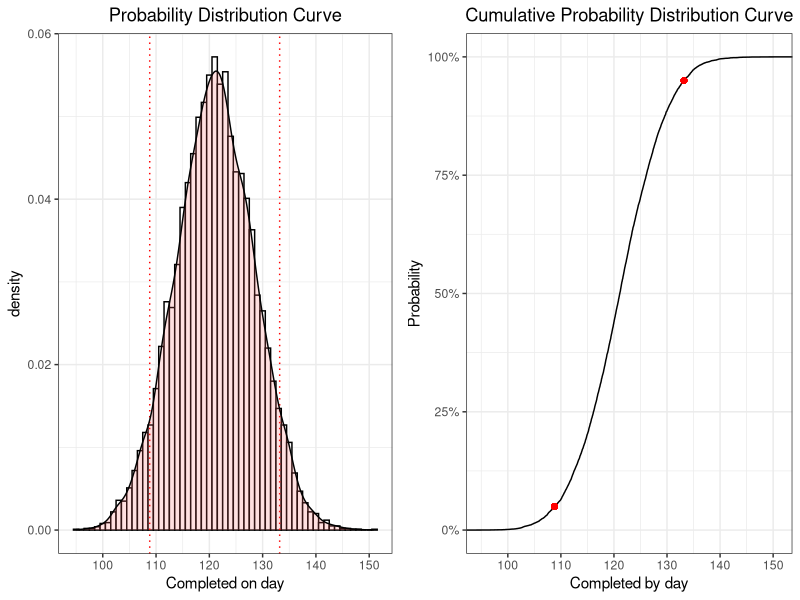
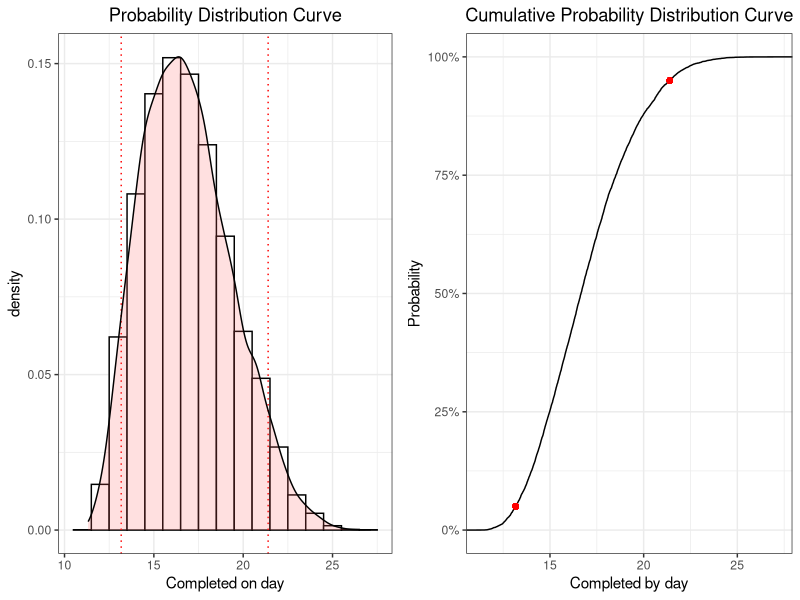
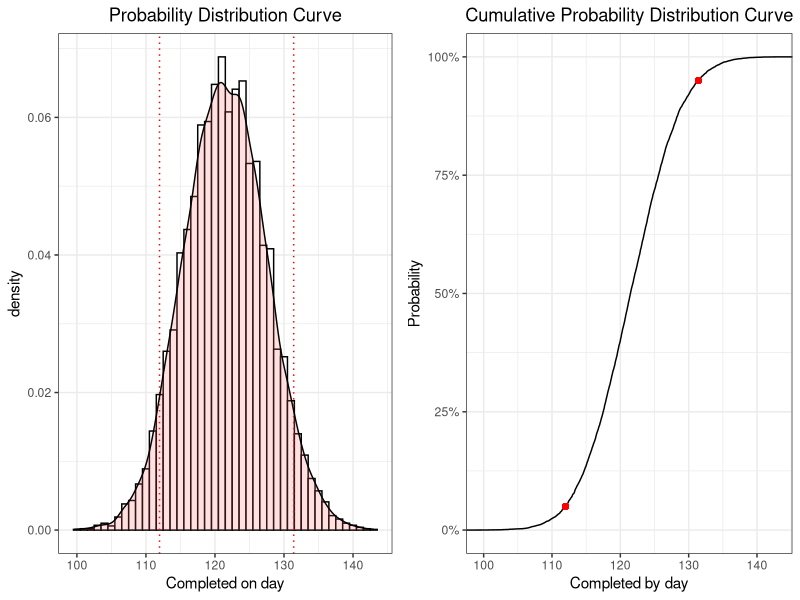
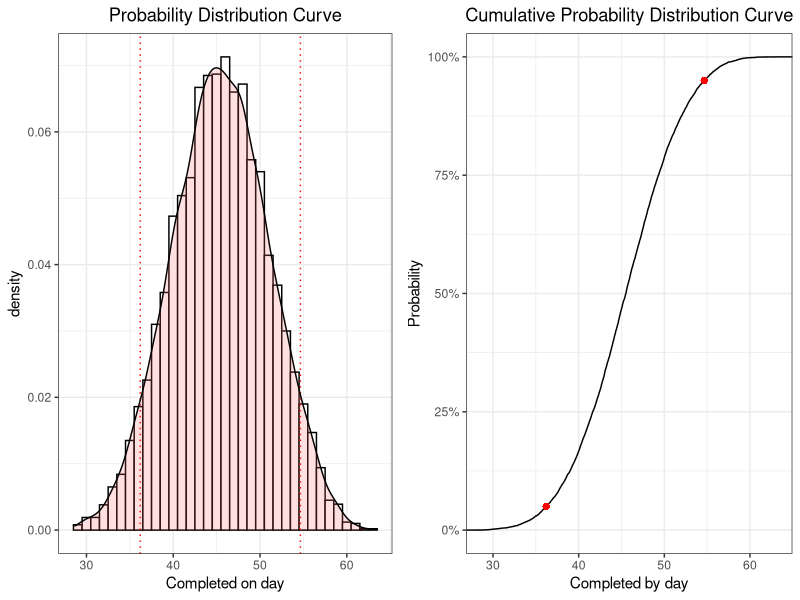
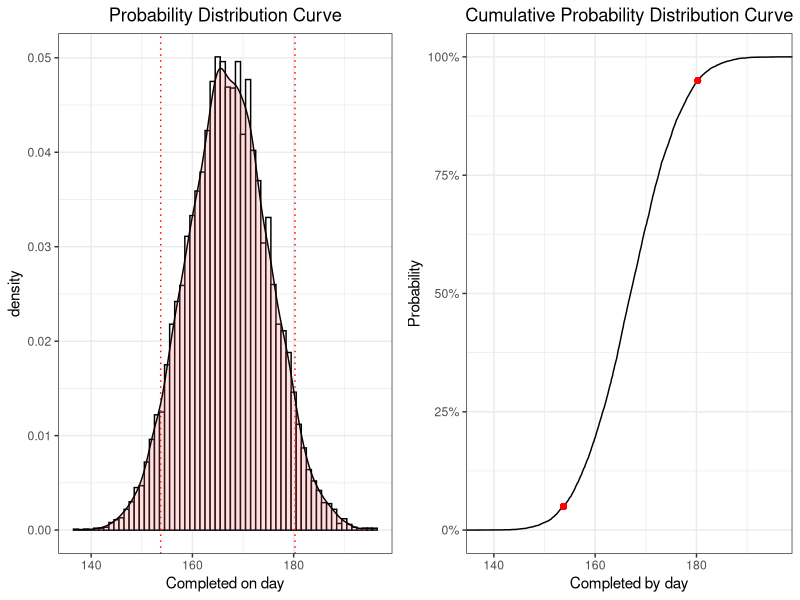

Generate these figures, in order, with R:
## ---- chunk 1
knitr::opts_chunk$set(echo = TRUE)
library(tidyverse)
library(ggplot2)
library(gridExtra)

theme_set(theme_bw())
theme_update( plot.title = element_text(hjust=0.5)
            , plot.subtitle = element_text(hjust=0.5)
            )

estimates <- read_csv('data/estimates_task_estimates.csv')
salaries <- read_csv('data/estimates_salaries.csv')

# PERT estimator courtesy of https://www.riskamp.com/beta-pert
pert_dist_estimator <- function( n, x.min, x.max, x.mode, lambda = 4 ){

    if( x.min > x.max || x.mode > x.max || x.mode < x.min ) stop( "invalid parameters" );

    x.range <- x.max - x.min;
    if( x.range == 0 ) return( rep( x.min, n ));

    mu <- ( x.min + x.max + lambda * x.mode ) / ( lambda + 2 );

    # special case if mu == mode
    if( mu == x.mode ){
        v <- ( lambda / 2 ) + 1
    }
    else {
        v <- (( mu - x.min ) * ( 2 * x.mode - x.min - x.max )) /
            (( x.mode - mu ) * ( x.max - x.min ));
    }

    w <- ( v * ( x.max - mu )) / ( mu - x.min );
    return ( rbeta( n, v, w ) * x.range + x.min );
}
## ---- chunk 2
n <- 10000
set.seed(42)
data_engineer_estimates <- estimates %>% filter(Implementor == 'Data Engineer/Data Scientist' & Type != 'Documentation')
full_stack_estimates <- estimates %>% filter(Implementor == 'Full Stack developer' & Type != 'Documentation')

data_engineer_documentation_estimates <- estimates %>% filter(Implementor == 'Data Engineer/Data Scientist' & Type == 'Documentation')
full_stack_documentation_estimates <- estimates %>% filter(Implementor == 'Full Stack developer' & Type == 'Documentation')

monte_carlo_model <- function(data_df){
  simulation_results_df <- as.data.frame(matrix(nrow=n,ncol=nrow(data_df)))
  
  for(i in 1:nrow(data_df)){
    results = pert_dist_estimator(n, data_df$Minimum[i], data_df$Maximum[i], data_df$MostLikely[i])
    simulation_results_df[,i] <- results
  }
  
  return(simulation_results_df)
}

data_engineer_simulations <- monte_carlo_model(data_engineer_estimates)
full_stack_simulations <- monte_carlo_model(full_stack_estimates)
data_engineer_documentation_simulations <- monte_carlo_model(data_engineer_documentation_estimates)
full_stack_documentation_simulations <- monte_carlo_model(full_stack_documentation_estimates)

sim_sum <- function(data_df){
  result <- rep(0, nrow(data_df))
  for(i in 1:ncol(data_df)){
    result = result + data_df[,i]
  }
  return(result)
}

data_engineer_total_dev_time <- data.frame(time = sim_sum(data_engineer_simulations))
data_engineer_total_doc_time <- data.frame(time = sim_sum(data_engineer_documentation_simulations))
full_stack_total_dev_time <- data.frame(time = sim_sum(full_stack_simulations))
full_stack_total_doc_time <- data.frame(time = sim_sum(full_stack_documentation_simulations))
## ---- chunk 3
plot_simulation <- function(simulation_times, bin_size, lower_bound_point = .05, upper_bound_point = .95){
  
  e = ecdf(simulation_times$time)
  upper_x_point <- quantile(e,c(upper_bound_point),type=7)
  lower_x_point <- quantile(e,c(lower_bound_point),type=7)
  
  grid.arrange(
    ggplot(simulation_times, aes(x = time)) + 
      geom_histogram(aes(y=..density..),      
                     binwidth=bin_size,
                     colour="black", fill="white") +
      geom_vline(aes(xintercept = lower_x_point), linetype="dotted", color = "red") +
      geom_vline(aes(xintercept = upper_x_point), linetype="dotted", color = "red") +
      scale_y_continuous(labels = scales::comma) +
      xlab("Completed on day") +
      geom_density(alpha=.2, fill="#FF6666") +
      ggtitle("Probability Distribution Curve")
    
    ,ggplot(simulation_times, aes(time)) +
      stat_ecdf(geom = 'line') +

      geom_point(aes(y = upper_bound_point, x = upper_x_point), colour = 'red') +
      geom_point(aes(y = lower_bound_point, x = lower_x_point), colour = 'red') +
      
      scale_y_continuous(labels = scales::percent, name = "Probability") +
      xlab("Completed by day") +
      ggtitle("Cumulative Probability Distribution Curve")
    , ncol = 2
  )
}
## ---- chunk 4
plot_simulation(data_engineer_total_dev_time, 1)
## ---- chunk 5
quantile(data_engineer_total_dev_time$time,c(0.05,0.95),type=7)
## ---- chunk 6
plot_simulation(data_engineer_total_doc_time, 1)
## ---- chunk 7
quantile(data_engineer_total_doc_time$time,c(0.05,0.95),type=7)
## ---- chunk 8
plot_simulation(full_stack_total_dev_time, 1)
## ---- chunk 9
quantile(full_stack_total_dev_time$time,c(0.05,0.95),type=7)
## ---- chunk 10
plot_simulation(full_stack_total_doc_time, 1)
## ---- chunk 11
quantile(full_stack_total_doc_time$time,c(0.05,0.95),type=7)
## ---- chunk 12
full_stack_total_time <- data.frame(time = full_stack_total_doc_time$time + full_stack_total_dev_time$time)
data_engineer_total_time <- data.frame(time = data_engineer_total_doc_time$time + data_engineer_total_dev_time$time)

total_time <- data.frame(time = pmax(full_stack_total_time$time, data_engineer_total_time$time))
plot_simulation(total_time, 1)
## ---- chunk 13
quantile(total_time$time,c(0.05,0.95),type=7)
